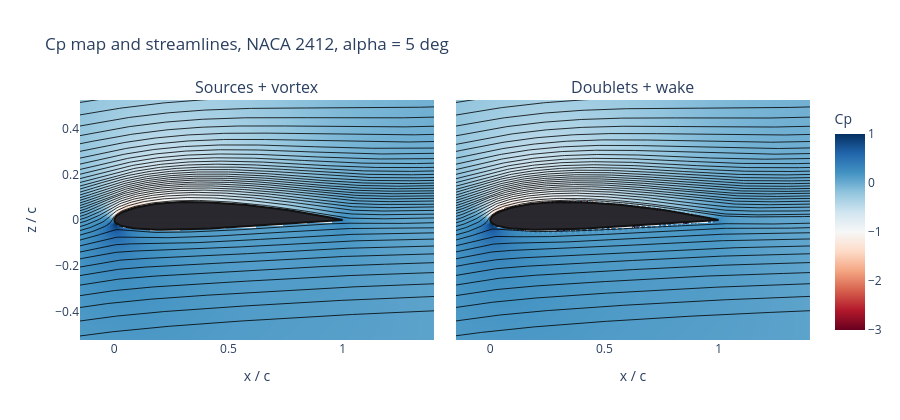

This figure's notebook cell:
### Markdown cell above
**Reading the table.** Within about one or two panel lengths of the surface the two fields can differ by order $U_\infty$, so streamlines or $C_p$ maps drawn there, especially for doublets, should not be trusted quantitatively. A few percent away (here $\gtrsim0.05c$ for 100 panels), the two independent formulations agree to about 1-2 percent of $U_\infty$, which is consistent evidence that both fields are correct away from the body. The web app plots the whole domain, so the thin layer next to the surface in the doublet map is a numerical artifact of this near-field behavior, not flow physics.

Finally, the field plots for both methods, as the app draws them (Cp map + streamlines + body), zoomed on the airfoil.

### Code cell
fig = make_subplots(rows=1, cols=2, shared_yaxes=True, subplot_titles=('Sources + vortex', 'Doublets + wake'), horizontal_spacing=0.03)
for col, method in enumerate(('source', 'doublet'), start=1):
    r = p.solve_airfoil_panels('2412', 1.0, 5.0, 1.0, 120, method, with_field=True)
    f = r['field']
    fig.add_trace(go.Heatmap(x=f['x'], y=f['z'], z=f['cp'], zmin=-3, zmax=1, colorscale='RdBu', zsmooth='best', showscale=(col == 2), colorbar=dict(title='Cp')), row=1, col=col)
    for s in f['streamlines']:
        fig.add_trace(go.Scatter(x=s['x'], y=s['z'], mode='lines', line=dict(color='black', width=0.8), hoverinfo='skip', showlegend=False), row=1, col=col)
    fig.add_trace(go.Scatter(x=r['geometry']['x'], y=r['geometry']['z'], mode='lines', fill='toself', line=dict(color='#111'), fillcolor='rgba(30,30,36,0.95)', hoverinfo='skip', showlegend=False), row=1, col=col)
    fig.update_xaxes(range=[-0.15, 1.4], scaleanchor=f'y{col if col > 1 else ""}', title_text='x / c', row=1, col=col)
fig.update_yaxes(range=[-0.3, 0.3], title_text='z / c', row=1, col=1)
fig.update_layout(title='Cp map and streamlines, NACA 2412, alpha = 5 deg', height=420)
fig.show()

### Figure 1 — Plotly figure (JSON) as saved in the notebook; plotly's stock layout.template omitted (floating-point values rounded to 4 significant figures; data arrays with more than 128 entries replaced by an {"elided": "..."} marker saying what was removed)
{"data": [{"colorbar": {"title": {"text": "Cp"}}, "colorscale": [[0, "rgb(103,0,31)"], [0.1, "rgb(178,24,43)"], [0.2, "rgb(214,96,77)"], [0.3, "rgb(244,165,130)"], [0.4, "rgb(253,219,199)"], [0.5, "rgb(247,247,247)"], [0.6, "rgb(209,229,240)"], [0.7, "rgb(146,197,222)"], [0.8, "rgb(67,147,195)"], [0.9, "rgb(33,102,172)"], [1, "rgb(5,48,97)"]], "showscale": false, "type": "heatmap", "x": {"elided": "320 float values"}, "xaxis": "x", "y": {"elided": "160 float values"}, "yaxis": "y", "z": {"elided": "160x320 float values"}, "zmax": 1, "zmin": -3, "zsmooth": "best"}, {"hoverinfo": "skip", "line": {"color": "black", "width": 0.8}, "mode": "lines", "showlegend": false, "type": "scatter", "x": {"elided": "201 float values"}, "xaxis": "x", "y": {"elided": "201 float values"}, "yaxis": "y"}, {"hoverinfo": "skip", "line": {"color": "black", "width": 0.8}, "mode": "lines", "showlegend": false, "type": "scatter", "x": {"elided": "201 float values"}, "xaxis": "x", "y": {"elided": "201 float values"}, "yaxis": "y"}, {"hoverinfo": "skip", "line": {"color": "black", "width": 0.8}, "mode": "lines", "showlegend": false, "type": "scatter", "x": {"elided": "201 float values"}, "xaxis": "x", "y": {"elided": "201 float values"}, "yaxis": "y"}, {"hoverinfo": "skip", "line": {"color": "black", "width": 0.8}, "mode": "lines", "showlegend": false, "type": "scatter", "x": {"elided": "201 float values"}, "xaxis": "x", "y": {"elided": "201 float values"}, "yaxis": "y"}, {"hoverinfo": "skip", "line": {"color": "black", "width": 0.8}, "mode": "lines", "showlegend": false, "type": "scatter", "x": {"elided": "201 float values"}, "xaxis": "x", "y": {"elided": "201 float values"}, "yaxis": "y"}, {"hoverinfo": "skip", "line": {"color": "black", "width": 0.8}, "mode": "lines", "showlegend": false, "type": "scatter", "x": {"elided": "201 float values"}, "xaxis": "x", "y": {"elided": "201 float values"}, "yaxis": "y"}, {"hoverinfo": "skip", "line": {"color": "black", "width": 0.8}, "mode": "lines", "showlegend": false, "type": "scatter", "x": {"elided": "201 float values"}, "xaxis": "x", "y": {"elided": "201 float values"}, "yaxis": "y"}, {"hoverinfo": "skip", "line": {"color": "black", "width": 0.8}, "mode": "lines", "showlegend": false, "type": "scatter", "x": {"elided": "201 float values"}, "xaxis": "x", "y": {"elided": "201 float values"}, "yaxis": "y"}, {"hoverinfo": "skip", "line": {"color": "black", "width": 0.8}, "mode": "lines", "showlegend": false, "type": "scatter", "x": {"elided": "201 float values"}, "xaxis": "x", "y": {"elided": "201 float values"}, "yaxis": "y"}, {"hoverinfo": "skip", "line": {"color": "black", "width": 0.8}, "mode": "lines", "showlegend": false, "type": "scatter", "x": {"elided": "202 float values"}, "xaxis": "x", "y": {"elided": "202 float values"}, "yaxis": "y"}, {"hoverinfo": "skip", "line": {"color": "black", "width": 0.8}, "mode": "lines", "showlegend": false, "type": "scatter", "x": {"elided": "202 float values"}, "xaxis": "x", "y": {"elided": "202 float values"}, "yaxis": "y"}, {"hoverinfo": "skip", "line": {"color": "black", "width": 0.8}, "mode": "lines", "showlegend": false, "type": "scatter", "x": {"elided": "206 float values"}, "xaxis": "x", "y": {"elided": "206 float values"}, "yaxis": "y"}, {"hoverinfo": "skip", "line": {"color": "black", "width": 0.8}, "mode": "lines", "showlegend": false, "type": "scatter", "x": {"elided": "205 float values"}, "xaxis": "x", "y": {"elided": "205 float values"}, "yaxis": "y"}, {"hoverinfo": "skip", "line": {"color": "black", "width": 0.8}, "mode": "lines", "showlegend": false, "type": "scatter", "x": {"elided": "204 float values"}, "xaxis": "x", "y": {"elided": "204 float values"}, "yaxis": "y"}, {"hoverinfo": "skip", "line": {"color": "black", "width": 0.8}, "mode": "lines", "showlegend": false, "type": "scatter", "x": {"elided": "204 float values"}, "xaxis": "x", "y": {"elided": "204 float values"}, "yaxis": "y"}, {"hoverinfo": "skip", "line": {"color": "black", "width": 0.8}, "mode": "lines", "showlegend": false, "type": "scatter", "x": {"elided": "204 float values"}, "xaxis": "x", "y": {"elided": "204 float values"}, "yaxis": "y"}, {"hoverinfo": "skip", "line": {"color": "black", "width": 0.8}, "mode": "lines", "showlegend": false, "type": "scatter", "x": {"elided": "204 float values"}, "xaxis": "x", "y": {"elided": "204 float values"}, "yaxis": "y"}, {"hoverinfo": "skip", "line": {"color": "black", "width": 0.8}, "mode": "lines", "showlegend": false, "type": "scatter", "x": {"elided": "203 float values"}, "xaxis": "x", "y": {"elided": "203 float values"}, "yaxis": "y"}, {"hoverinfo": "skip", "line": {"color": "black", "width": 0.8}, "mode": "lines", "showlegend": false, "type": "scatter", "x": {"elided": "203 float values"}, "xaxis": "x", "y": {"elided": "203 float values"}, "yaxis": "y"}, {"hoverinfo": "skip", "line": {"color": "black", "width": 0.8}, "mode": "lines", "showlegend": false, "type": "scatter", "x": {"elided": "203 float values"}, "xaxis": "x", "y": {"elided": "203 float values"}, "yaxis": "y"}, {"hoverinfo": "skip", "line": {"color": "black", "width": 0.8}, "mode": "lines", "showlegend": false, "type": "scatter", "x": {"elided": "203 float values"}, "xaxis": "x", "y": {"elided": "203 float values"}, "yaxis": "y"}, {"hoverinfo": "skip", "line": {"color": "black", "width": 0.8}, "mode": "lines", "showlegend": false, "type": "scatter", "x": {"elided": "203 float values"}, "xaxis": "x", "y": {"elided": "203 float values"}, "yaxis": "y"}, {"hoverinfo": "skip", "line": {"color": "black", "width": 0.8}, "mode": "lines", "showlegend": false, "type": "scatter", "x": {"elided": "203 float values"}, "xaxis": "x", "y": {"elided": "203 float values"}, "yaxis": "y"}, {"hoverinfo": "skip", "line": {"color": "black", "width": 0.8}, "mode": "lines", "showlegend": false, "type": "scatter", "x": {"elided": "203 float values"}, "xaxis": "x", "y": {"elided": "203 float values"}, "yaxis": "y"}, {"hoverinfo": "skip", "line": {"color": "black", "width": 0.8}, "mode": "lines", "showlegend": false, "type": "scatter", "x": {"elided": "203 float values"}, "xaxis": "x", "y": {"elided": "203 float values"}, "yaxis": "y"}, {"hoverinfo": "skip", "line": {"color": "black", "width": 0.8}, "mode": "lines", "showlegend": false, "type": "scatter", "x": {"elided": "203 float values"}, "xaxis": "x", "y": {"elided": "203 float values"}, "yaxis": "y"}, {"hoverinfo": "skip", "line": {"color": "black", "width": 0.8}, "mode": "lines", "showlegend": false, "type": "scatter", "x": {"elided": "202 float values"}, "xaxis": "x", "y": {"elided": "202 float values"}, "yaxis": "y"}, {"hoverinfo": "skip", "line": {"color": "black", "width": 0.8}, "mode": "lines", "showlegend": false, "type": "scatter", "x": {"elided": "202 float values"}, "xaxis": "x", "y": {"elided": "202 float values"}, "yaxis": "y"}, {"hoverinfo": "skip", "line": {"color": "black", "width": 0.8}, "mode": "lines", "showlegend": false, "type": "scatter", "x": {"elided": "202 float values"}, "xaxis": "x", "y": {"elided": "202 float values"}, "yaxis": "y"}, {"hoverinfo": "skip", "line": {"color": "black", "width": 0.8}, "mode": "lines", "showlegend": false, "type": "scatter", "x": {"elided": "202 float values"}, "xaxis": "x", "y": {"elided": "202 float values"}, "yaxis": "y"}, {"hoverinfo": "skip", "line": {"color": "black", "width": 0.8}, "mode": "lines", "showlegend": false, "type": "scatter", "x": {"elided": "202 float values"}, "xaxis": "x", "y": {"elided": "202 float values"}, "yaxis": "y"}, {"hoverinfo": "skip", "line": {"color": "black", "width": 0.8}, "mode": "lines", "showlegend": false, "type": "scatter", "x": {"elided": "202 float values"}, "xaxis": "x", "y": {"elided": "202 float values"}, "yaxis": "y"}, {"hoverinfo": "skip", "line": {"color": "black", "width": 0.8}, "mode": "lines", "showlegend": false, "type": "scatter", "x": {"elided": "202 float values"}, "xaxis": "x", "y": {"elided": "202 float values"}, "yaxis": "y"}, {"hoverinfo": "skip", "line": {"color": "black", "width": 0.8}, "mode": "lines", "showlegend": false, "type": "scatter", "x": {"elided": "202 float values"}, "xaxis": "x", "y": {"elided": "202 float values"}, "yaxis": "y"}, {"hoverinfo": "skip", "line": {"color": "black", "width": 0.8}, "mode": "lines", "showlegend": false, "type": "scatter", "x": {"elided": "202 float values"}, "xaxis": "x", "y": {"elided": "202 float values"}, "yaxis": "y"}, {"hoverinfo": "skip", "line": {"color": "black", "width": 0.8}, "mode": "lines", "showlegend": false, "type": "scatter", "x": {"elided": "202 float values"}, "xaxis": "x", "y": {"elided": "202 float values"}, "yaxis": "y"}, {"hoverinfo": "skip", "line": {"color": "black", "width": 0.8}, "mode": "lines", "showlegend": false, "type": "scatter", "x": {"elided": "201 float values"}, "xaxis": "x", "y": {"elided": "201 float values"}, "yaxis": "y"}, {"hoverinfo": "skip", "line": {"color": "black", "width": 0.8}, "mode": "lines", "showlegend": false, "type": "scatter", "x": {"elided": "201 float values"}, "xaxis": "x", "y": {"elided": "201 float values"}, "yaxis": "y"}, {"hoverinfo": "skip", "line": {"color": "black", "width": 0.8}, "mode": "lines", "showlegend": false, "type": "scatter", "x": {"elided": "201 float values"}, "xaxis": "x", "y": {"elided": "201 float values"}, "yaxis": "y"}, {"hoverinfo": "skip", "line": {"color": "black", "width": 0.8}, "mode": "lines", "showlegend": false, "type": "scatter", "x": {"elided": "164 float values"}, "xaxis": "x", "y": {"elided": "164 float values"}, "yaxis": "y"}, {"hoverinfo": "skip", "line": {"color": "black", "width": 0.8}, "mode": "lines", "showlegend": false, "type": "scatter", "x": [-0.4, -0.3901, -0.3802, -0.3704, -0.3605, -0.3506, -0.3407, -0.3308, -0.321, -0.3111, -0.3012, -0.2913, -0.2814, -0.2716, -0.2617, -0.2518, -0.2419, -0.232, -0.2221, -0.2122, -0.2024, -0.1925, -0.1826, -0.1727, -0.1628, -0.1529, -0.143, -0.1331, -0.1232, -0.1133, -0.1034, -0.09354, -0.08364, -0.07374, -0.06383, -0.05393, -0.04402, -0.03411, -0.0242, -0.01429, -0.00437], "xaxis": "x", "y": [0.54, 0.5415, 0.5431, 0.5446, 0.5462, 0.5477, 0.5493, 0.5508, 0.5524, 0.5539, 0.5554, 0.557, 0.5585, 0.5601, 0.5616, 0.5631, 0.5646, 0.5661, 0.5676, 0.5692, 0.5706, 0.5722, 0.5736, 0.5751, 0.5766, 0.5781, 0.5795, 0.581, 0.5824, 0.5838, 0.5853, 0.5867, 0.5881, 0.5895, 0.5909, 0.5923, 0.5936, 0.5949, 0.5963, 0.5976, 0.5989], "yaxis": "y"}, {"fill": "toself", "fillcolor": "rgba(30,30,36,0.95)", "hoverinfo": "skip", "line": {"color": "#111"}, "mode": "lines", "showlegend": false, "type": "scatter", "x": [1, 0.9993, 0.9973, 0.9938, 0.9891, 0.983, 0.9755, 0.9668, 0.9568, 0.9455, 0.933, 0.9193, 0.9045, 0.8886, 0.8716, 0.8536, 0.8346, 0.8147, 0.7939, 0.7723, 0.75, 0.727, 0.7034, 0.6792, 0.6545, 0.6294, 0.604, 0.5782, 0.5523, 0.5262, 0.5, 0.4738, 0.4477, 0.4218, 0.396, 0.3706, 0.3455, 0.3208, 0.2966, 0.273, 0.25, 0.2277, 0.2061, 0.1853, 0.1654, 0.1464, 0.1284, 0.1114, 0.09549, 0.08067, 0.06699, 0.0545, 0.04323, 0.03321, 0.02447, 0.01704, 0.01093, 0.006156, 0.002739, 0.000685, 0, 0.000685, 0.002739, 0.006156, 0.01093, 0.01704, 0.02447, 0.03321, 0.04323, 0.0545, 0.06699, 0.08067, 0.09549, 0.1114, 0.1284, 0.1464, 0.1654, 0.1853, 0.2061, 0.2277, 0.25, 0.273, 0.2966, 0.3208, 0.3455, 0.3706, 0.396, 0.4218, 0.4477, 0.4738, 0.5, 0.5262, 0.5523, 0.5782, 0.604, 0.6294, 0.6545, 0.6792, 0.7034, 0.727, 0.75, 0.7723, 0.7939, 0.8147, 0.8346, 0.8536, 0.8716, 0.8886, 0.9045, 0.9193, 0.933, 0.9455, 0.9568, 0.9668, 0.9755, 0.983, 0.9891, 0.9938, 0.9973, 0.9993, 1], "xaxis": "x", "y": [0, -5.4e-05, -0.000215, -0.000483, -0.000855, -0.00133, -0.001903, -0.002573, -0.003334, -0.004183, -0.005115, -0.006126, -0.007211, -0.008366, -0.009586, -0.01087, -0.0122, -0.01359, -0.01502, -0.0165, -0.01801, -0.01955, -0.02111, -0.0227, -0.02429, -0.02587, -0.02745, -0.02901, -0.03053, -0.032, -0.03342, -0.03475, -0.036, -0.03714, -0.03815, -0.03907, -0.03993, -0.04069, -0.04134, -0.04186, -0.04222, -0.04241, -0.04241, -0.0422, -0.04178, -0.04112, -0.04021, -0.03906, -0.03764, -0.03596, -0.03401, -0.03179, -0.0293, -0.02654, -0.02352, -0.02024, -0.01669, -0.01289, -0.008842, -0.004543, 0, 0.00468, 0.009387, 0.01411, 0.01885, 0.02357, 0.02827, 0.03291, 0.03748, 0.04195, 0.04628, 0.05046, 0.05446, 0.05824, 0.06178, 0.06505, 0.06802, 0.07069, 0.07301, 0.07499, 0.07659, 0.07783, 0.07867, 0.07912, 0.07919, 0.07886, 0.07814, 0.07708, 0.07575, 0.07415, 0.07231, 0.07024, 0.06795, 0.06548, 0.06283, 0.06003, 0.05709, 0.05403, 0.05089, 0.04767, 0.0444, 0.0411, 0.03778, 0.03449, 0.03122, 0.02801, 0.02488, 0.02184, 0.01893, 0.01616, 0.01355, 0.01112, 0.00889, 0.006878, 0.0051, 0.003569, 0.002299, 0.001299, 0.00058, 0.000145, 0], "yaxis": "y"}, {"colorbar": {"title": {"text": "Cp"}}, "colorscale": [[0, "rgb(103,0,31)"], [0.1, "rgb(178,24,43)"], [0.2, "rgb(214,96,77)"], [0.3, "rgb(244,165,130)"], [0.4, "rgb(253,219,199)"], [0.5, "rgb(247,247,247)"], [0.6, "rgb(209,229,240)"], [0.7, "rgb(146,197,222)"], [0.8, "rgb(67,147,195)"], [0.9, "rgb(33,102,172)"], [1, "rgb(5,48,97)"]], "showscale": true, "type": "heatmap", "x": {"elided": "320 float values"}, "xaxis": "x2", "y": {"elided": "160 float values"}, "yaxis": "y2", "z": {"elided": "160x320 float values"}, "zmax": 1, "zmin": -3, "zsmooth": "best"}, {"hoverinfo": "skip", "line": {"color": "black", "width": 0.8}, "mode": "lines", "showlegend": false, "type": "scatter", "x": {"elided": "201 float values"}, "xaxis": "x2", "y": {"elided": "201 float values"}, "yaxis": "y2"}, {"hoverinfo": "skip", "line": {"color": "black", "width": 0.8}, "mode": "lines", "showlegend": false, "type": "scatter", "x": {"elided": "201 float values"}, "xaxis": "x2", "y": {"elided": "201 float values"}, "yaxis": "y2"}, {"hoverinfo": "skip", "line": {"color": "black", "width": 0.8}, "mode": "lines", "showlegend": false, "type": "scatter", "x": {"elided": "201 float values"}, "xaxis": "x2", "y": {"elided": "201 float values"}, "yaxis": "y2"}, {"hoverinfo": "skip", "line": {"color": "black", "width": 0.8}, "mode": "lines", "showlegend": false, "type": "scatter", "x": {"elided": "201 float values"}, "xaxis": "x2", "y": {"elided": "201 float values"}, "yaxis": "y2"}, {"hoverinfo": "skip", "line": {"color": "black", "width": 0.8}, "mode": "lines", "showlegend": false, "type": "scatter", "x": {"elided": "201 float values"}, "xaxis": "x2", "y": {"elided": "201 float values"}, "yaxis": "y2"}, {"hoverinfo": "skip", "line": {"color": "black", "width": 0.8}, "mode": "lines", "showlegend": false, "type": "scatter", "x": {"elided": "201 float values"}, "xaxis": "x2", "y": {"elided": "201 float values"}, "yaxis": "y2"}, {"hoverinfo": "skip", "line": {"color": "black", "width": 0.8}, "mode": "lines", "showlegend": false, "type": "scatter", "x": {"elided": "201 float values"}, "xaxis": "x2", "y": {"elided": "201 float values"}, "yaxis": "y2"}, {"hoverinfo": "skip", "line": {"color": "black", "width": 0.8}, "mode": "lines", "showlegend": false, "type": "scatter", "x": {"elided": "201 float values"}, "xaxis": "x2", "y": {"elided": "201 float values"}, "yaxis": "y2"}, {"hoverinfo": "skip", "line": {"color": "black", "width": 0.8}, "mode": "lines", "showlegend": false, "type": "scatter", "x": {"elided": "201 float values"}, "xaxis": "x2", "y": {"elided": "201 float values"}, "yaxis": "y2"}, {"hoverinfo": "skip", "line": {"color": "black", "width": 0.8}, "mode": "lines", "showlegend": false, "type": "scatter", "x": {"elided": "202 float values"}, "xaxis": "x2", "y": {"elided": "202 float values"}, "yaxis": "y2"}, {"hoverinfo": "skip", "line": {"color": "black", "width": 0.8}, "mode": "lines", "showlegend": false, "type": "scatter", "x": {"elided": "202 float values"}, "xaxis": "x2", "y": {"elided": "202 float values"}, "yaxis": "y2"}, {"hoverinfo": "skip", "line": {"color": "black", "width": 0.8}, "mode": "lines", "showlegend": false, "type": "scatter", "x": {"elided": "206 float values"}, "xaxis": "x2", "y": {"elided": "206 float values"}, "yaxis": "y2"}, {"hoverinfo": "skip", "line": {"color": "black", "width": 0.8}, "mode": "lines", "showlegend": false, "type": "scatter", "x": {"elided": "205 float values"}, "xaxis": "x2", "y": {"elided": "205 float values"}, "yaxis": "y2"}, {"hoverinfo": "skip", "line": {"color": "black", "width": 0.8}, "mode": "lines", "showlegend": false, "type": "scatter", "x": {"elided": "204 float values"}, "xaxis": "x2", "y": {"elided": "204 float values"}, "yaxis": "y2"}, {"hoverinfo": "skip", "line": {"color": "black", "width": 0.8}, "mode": "lines", "showlegend": false, "type": "scatter", "x": {"elided": "204 float values"}, "xaxis": "x2", "y": {"elided": "204 float values"}, "yaxis": "y2"}, {"hoverinfo": "skip", "line": {"color": "black", "width": 0.8}, "mode": "lines", "showlegend": false, "type": "scatter", "x": {"elided": "204 float values"}, "xaxis": "x2", "y": {"elided": "204 float values"}, "yaxis": "y2"}, {"hoverinfo": "skip", "line": {"color": "black", "width": 0.8}, "mode": "lines", "showlegend": false, "type": "scatter", "x": {"elided": "204 float values"}, "xaxis": "x2", "y": {"elided": "204 float values"}, "yaxis": "y2"}, {"hoverinfo": "skip", "line": {"color": "black", "width": 0.8}, "mode": "lines", "showlegend": false, "type": "scatter", "x": {"elided": "203 float values"}, "xaxis": "x2", "y": {"elided": "203 float values"}, "yaxis": "y2"}, {"hoverinfo": "skip", "line": {"color": "black", "width": 0.8}, "mode": "lines", "showlegend": false, "type": "scatter", "x": {"elided": "203 float values"}, "xaxis": "x2", "y": {"elided": "203 float values"}, "yaxis": "y2"}, {"hoverinfo": "skip", "line": {"color": "black", "width": 0.8}, "mode": "lines", "showlegend": false, "type": "scatter", "x": {"elided": "203 float values"}, "xaxis": "x2", "y": {"elided": "203 float values"}, "yaxis": "y2"}, {"hoverinfo": "skip", "line": {"color": "black", "width": 0.8}, "mode": "lines", "showlegend": false, "type": "scatter", "x": {"elided": "203 float values"}, "xaxis": "x2", "y": {"elided": "203 float values"}, "yaxis": "y2"}, {"hoverinfo": "skip", "line": {"color": "black", "width": 0.8}, "mode": "lines", "showlegend": false, "type": "scatter", "x": {"elided": "203 float values"}, "xaxis": "x2", "y": {"elided": "203 float values"}, "yaxis": "y2"}, {"hoverinfo": "skip", "line": {"color": "black", "width": 0.8}, "mode": "lines", "showlegend": false, "type": "scatter", "x": {"elided": "203 float values"}, "xaxis": "x2", "y": {"elided": "203 float values"}, "yaxis": "y2"}, {"hoverinfo": "skip", "line": {"color": "black", "width": 0.8}, "mode": "lines", "showlegend": false, "type": "scatter", "x": {"elided": "203 float values"}, "xaxis": "x2", "y": {"elided": "203 float values"}, "yaxis": "y2"}, {"hoverinfo": "skip", "line": {"color": "black", "width": 0.8}, "mode": "lines", "showlegend": false, "type": "scatter", "x": {"elided": "203 float values"}, "xaxis": "x2", "y": {"elided": "203 float values"}, "yaxis": "y2"}, {"hoverinfo": "skip", "line": {"color": "black", "width": 0.8}, "mode": "lines", "showlegend": false, "type": "scatter", "x": {"elided": "202 float values"}, "xaxis": "x2", "y": {"elided": "202 float values"}, "yaxis": "y2"}, {"hoverinfo": "skip", "line": {"color": "black", "width": 0.8}, "mode": "lines", "showlegend": false, "type": "scatter", "x": {"elided": "202 float values"}, "xaxis": "x2", "y": {"elided": "202 float values"}, "yaxis": "y2"}, {"hoverinfo": "skip", "line": {"color": "black", "width": 0.8}, "mode": "lines", "showlegend": false, "type": "scatter", "x": {"elided": "202 float values"}, "xaxis": "x2", "y": {"elided": "202 float values"}, "yaxis": "y2"}, {"hoverinfo": "skip", "line": {"color": "black", "width": 0.8}, "mode": "lines", "showlegend": false, "type": "scatter", "x": {"elided": "202 float values"}, "xaxis": "x2", "y": {"elided": "202 float values"}, "yaxis": "y2"}, {"hoverinfo": "skip", "line": {"color": "black", "width": 0.8}, "mode": "lines", "showlegend": false, "type": "scatter", "x": {"elided": "202 float values"}, "xaxis": "x2", "y": {"elided": "202 float values"}, "yaxis": "y2"}, {"hoverinfo": "skip", "line": {"color": "black", "width": 0.8}, "mode": "lines", "showlegend": false, "type": "scatter", "x": {"elided": "202 float values"}, "xaxis": "x2", "y": {"elided": "202 float values"}, "yaxis": "y2"}, {"hoverinfo": "skip", "line": {"color": "black", "width": 0.8}, "mode": "lines", "showlegend": false, "type": "scatter", "x": {"elided": "202 float values"}, "xaxis": "x2", "y": {"elided": "202 float values"}, "yaxis": "y2"}, {"hoverinfo": "skip", "line": {"color": "black", "width": 0.8}, "mode": "lines", "showlegend": false, "type": "scatter", "x": {"elided": "202 float values"}, "xaxis": "x2", "y": {"elided": "202 float values"}, "yaxis": "y2"}, {"hoverinfo": "skip", "line": {"color": "black", "width": 0.8}, "mode": "lines", "showlegend": false, "type": "scatter", "x": {"elided": "202 float values"}, "xaxis": "x2", "y": {"elided": "202 float values"}, "yaxis": "y2"}, {"hoverinfo": "skip", "line": {"color": "black", "width": 0.8}, "mode": "lines", "showlegend": false, "type": "scatter", "x": {"elided": "202 float values"}, "xaxis": "x2", "y": {"elided": "202 float values"}, "yaxis": "y2"}, {"hoverinfo": "skip", "line": {"color": "black", "width": 0.8}, "mode": "lines", "showlegend": false, "type": "scatter", "x": {"elided": "202 float values"}, "xaxis": "x2", "y": {"elided": "202 float values"}, "yaxis": "y2"}, {"hoverinfo": "skip", "line": {"color": "black", "width": 0.8}, "mode": "lines", "showlegend": false, "type": "scatter", "x": {"elided": "201 float values"}, "xaxis": "x2", "y": {"elided": "201 float values"}, "yaxis": "y2"}, {"hoverinfo": "skip", "line": {"color": "black", "width": 0.8}, "mode": "lines", "showlegend": false, "type": "scatter", "x": {"elided": "201 float values"}, "xaxis": "x2", "y": {"elided": "201 float values"}, "yaxis": "y2"}, {"hoverinfo": "skip", "line": {"color": "black", "width": 0.8}, "mode": "lines", "showlegend": false, "type": "scatter", "x": {"elided": "201 float values"}, "xaxis": "x2", "y": {"elided": "201 float values"}, "yaxis": "y2"}, {"hoverinfo": "skip", "line": {"color": "black", "width": 0.8}, "mode": "lines", "showlegend": false, "type": "scatter", "x": {"elided": "165 float values"}, "xaxis": "x2", "y": {"elided": "165 float values"}, "yaxis": "y2"}, {"hoverinfo": "skip", "line": {"color": "black", "width": 0.8}, "mode": "lines", "showlegend": false, "type": "scatter", "x": [-0.4, -0.3901, -0.3802, -0.3704, -0.3605, -0.3506, -0.3407, -0.3308, -0.321, -0.3111, -0.3012, -0.2913, -0.2814, -0.2715, -0.2616, -0.2518, -0.2419, -0.232, -0.2221, -0.2122, -0.2023, -0.1924, -0.1825, -0.1726, -0.1628, -0.1529, -0.143, -0.1331, -0.1232, -0.1133, -0.1034, -0.09347, -0.08357, -0.07367, -0.06376, -0.05385, -0.04394, -0.03403, -0.02412, -0.01421, -0.00429, 0.00563], "xaxis": "x2", "y": [0.54, 0.5415, 0.5431, 0.5446, 0.5461, 0.5477, 0.5492, 0.5507, 0.5523, 0.5538, 0.5553, 0.5568, 0.5584, 0.5599, 0.5614, 0.5629, 0.5644, 0.5659, 0.5674, 0.5689, 0.5704, 0.5719, 0.5734, 0.5748, 0.5763, 0.5777, 0.5792, 0.5806, 0.582, 0.5835, 0.5849, 0.5863, 0.5877, 0.589, 0.5904, 0.5918, 0.5931, 0.5944, 0.5958, 0.5971, 0.5984, 0.5996], "yaxis": "y2"}, {"fill": "toself", "fillcolor": "rgba(30,30,36,0.95)", "hoverinfo": "skip", "line": {"color": "#111"}, "mode": "lines", "showlegend": false, "type": "scatter", "x": [1, 0.9993, 0.9973, 0.9938, 0.9891, 0.983, 0.9755, 0.9668, 0.9568, 0.9455, 0.933, 0.9193, 0.9045, 0.8886, 0.8716, 0.8536, 0.8346, 0.8147, 0.7939, 0.7723, 0.75, 0.727, 0.7034, 0.6792, 0.6545, 0.6294, 0.604, 0.5782, 0.5523, 0.5262, 0.5, 0.4738, 0.4477, 0.4218, 0.396, 0.3706, 0.3455, 0.3208, 0.2966, 0.273, 0.25, 0.2277, 0.2061, 0.1853, 0.1654, 0.1464, 0.1284, 0.1114, 0.09549, 0.08067, 0.06699, 0.0545, 0.04323, 0.03321, 0.02447, 0.01704, 0.01093, 0.006156, 0.002739, 0.000685, 0, 0.000685, 0.002739, 0.006156, 0.01093, 0.01704, 0.02447, 0.03321, 0.04323, 0.0545, 0.06699, 0.08067, 0.09549, 0.1114, 0.1284, 0.1464, 0.1654, 0.1853, 0.2061, 0.2277, 0.25, 0.273, 0.2966, 0.3208, 0.3455, 0.3706, 0.396, 0.4218, 0.4477, 0.4738, 0.5, 0.5262, 0.5523, 0.5782, 0.604, 0.6294, 0.6545, 0.6792, 0.7034, 0.727, 0.75, 0.7723, 0.7939, 0.8147, 0.8346, 0.8536, 0.8716, 0.8886, 0.9045, 0.9193, 0.933, 0.9455, 0.9568, 0.9668, 0.9755, 0.983, 0.9891, 0.9938, 0.9973, 0.9993, 1], "xaxis": "x2", "y": [0, -5.4e-05, -0.000215, -0.000483, -0.000855, -0.00133, -0.001903, -0.002573, -0.003334, -0.004183, -0.005115, -0.006126, -0.007211, -0.008366, -0.009586, -0.01087, -0.0122, -0.01359, -0.01502, -0.0165, -0.01801, -0.01955, -0.02111, -0.0227, -0.02429, -0.02587, -0.02745, -0.02901, -0.03053, -0.032, -0.03342, -0.03475, -0.036, -0.03714, -0.03815, -0.03907, -0.03993, -0.04069, -0.04134, -0.04186, -0.04222, -0.04241, -0.04241, -0.0422, -0.04178, -0.04112, -0.04021, -0.03906, -0.03764, -0.03596, -0.03401, -0.03179, -0.0293, -0.02654, -0.02352, -0.02024, -0.01669, -0.01289, -0.008842, -0.004543, 0, 0.00468, 0.009387, 0.01411, 0.01885, 0.02357, 0.02827, 0.03291, 0.03748, 0.04195, 0.04628, 0.05046, 0.05446, 0.05824, 0.06178, 0.06505, 0.06802, 0.07069, 0.07301, 0.07499, 0.07659, 0.07783, 0.07867, 0.07912, 0.07919, 0.07886, 0.07814, 0.07708, 0.07575, 0.07415, 0.07231, 0.07024, 0.06795, 0.06548, 0.06283, 0.06003, 0.05709, 0.05403, 0.05089, 0.04767, 0.0444, 0.0411, 0.03778, 0.03449, 0.03122, 0.02801, 0.02488, 0.02184, 0.01893, 0.01616, 0.01355, 0.01112, 0.00889, 0.006878, 0.0051, 0.003569, 0.002299, 0.001299, 0.00058, 0.000145, 0], "yaxis": "y2"}], "layout": {"annotations": [{"font": {"size": 16}, "showarrow": false, "text": "Sources + vortex", "x": 0.2425, "xanchor": "center", "xref": "paper", "y": 1, "yanchor": "bottom", "yref": "paper"}, {"font": {"size": 16}, "showarrow": false, "text": "Doublets + wake", "x": 0.7575, "xanchor": "center", "xref": "paper", "y": 1, "yanchor": "bottom", "yref": "paper"}], "height": 420, "title": {"text": "Cp map and streamlines, NACA 2412, alpha = 5 deg"}, "xaxis": {"anchor": "y", "domain": [0, 0.485], "range": [-0.15, 1.4], "scaleanchor": "y", "title": {"text": "x / c"}}, "xaxis2": {"anchor": "y2", "domain": [0.515, 1], "range": [-0.15, 1.4], "scaleanchor": "y2", "title": {"text": "x / c"}}, "yaxis": {"anchor": "x", "domain": [0, 1], "range": [-0.3, 0.3], "title": {"text": "z / c"}}, "yaxis2": {"anchor": "x2", "domain": [0, 1], "matches": "y", "showticklabels": false}}}
